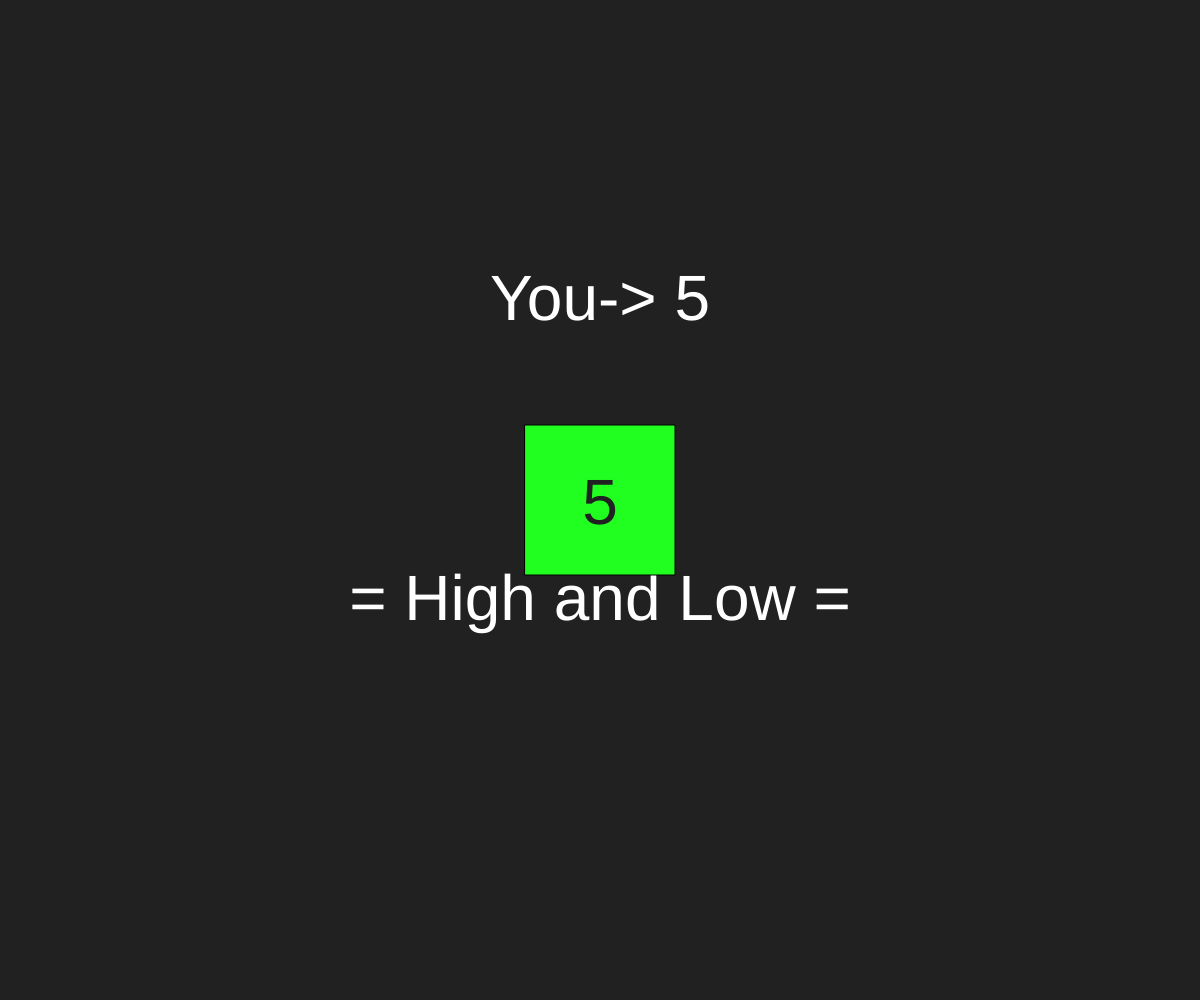
Frame 1 (no input)
Frame 2 (the mouse pressed at the canvas centre, redrawn once): identical to frame 1, image omitted

The p5.js sketch that drew this single still picture (run headless with seeded random() and noise() and a simulated clock; the mouse was pressed at the canvas centre and the sketch redrawn once):

// p5.js sketch
// ── sketch.js
"use strict";
//==========
// p5.js
// Original code link:
// ***

let msg = "= High and Low =";
let num = 5;
let rdm = 5;

function setup(){
	createCanvas(windowWidth, windowHeight);
	noLoop();
	angleMode(DEGREES);
	rectMode(CENTER);
	background(33);
}

function draw(){
	background(33);

	let cX = width / 2;
	let cY = height / 2;

	fill(255);
	textSize(64);
	textAlign(CENTER);
	text(msg, cX, cY+120);

	fill(33, 255, 33);
	square(cX, cY, 150);

	fill(33);
	textSize(64);
	textAlign(CENTER);
	text(rdm, cX, cY+24);

	fill(255);
	textSize(64);
	textAlign(CENTER);
	text("You-> " + num, cX, cY-180);

	num = rdm;
}

function keyPressed(){

	rdm = floor(random(0, 10));

	if(keyCode == UP_ARROW){
		if(rdm == num){
			msg = "Draw!!";
		}else if(rdm < num){
			msg = "You win!!";
		}else{
			msg = "You loose!!";
		}
	}

	if(keyCode == DOWN_ARROW){
		if(rdm == num){
			msg = "Draw!!";
		}else if(num < rdm){
			msg = "You win!!";
		}else{
			msg = "You loose!!";
		}
	}
	
	draw();
}
